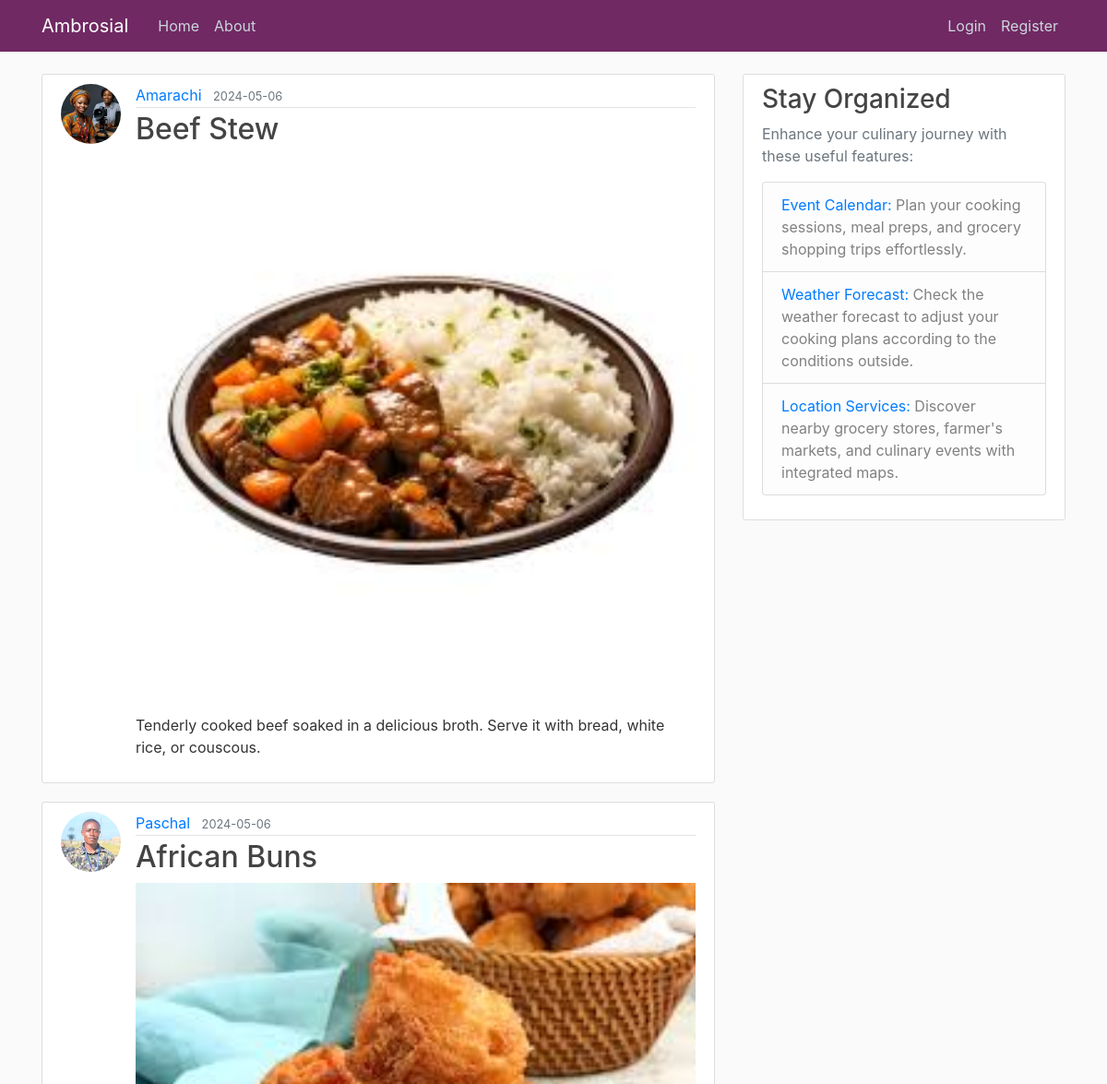
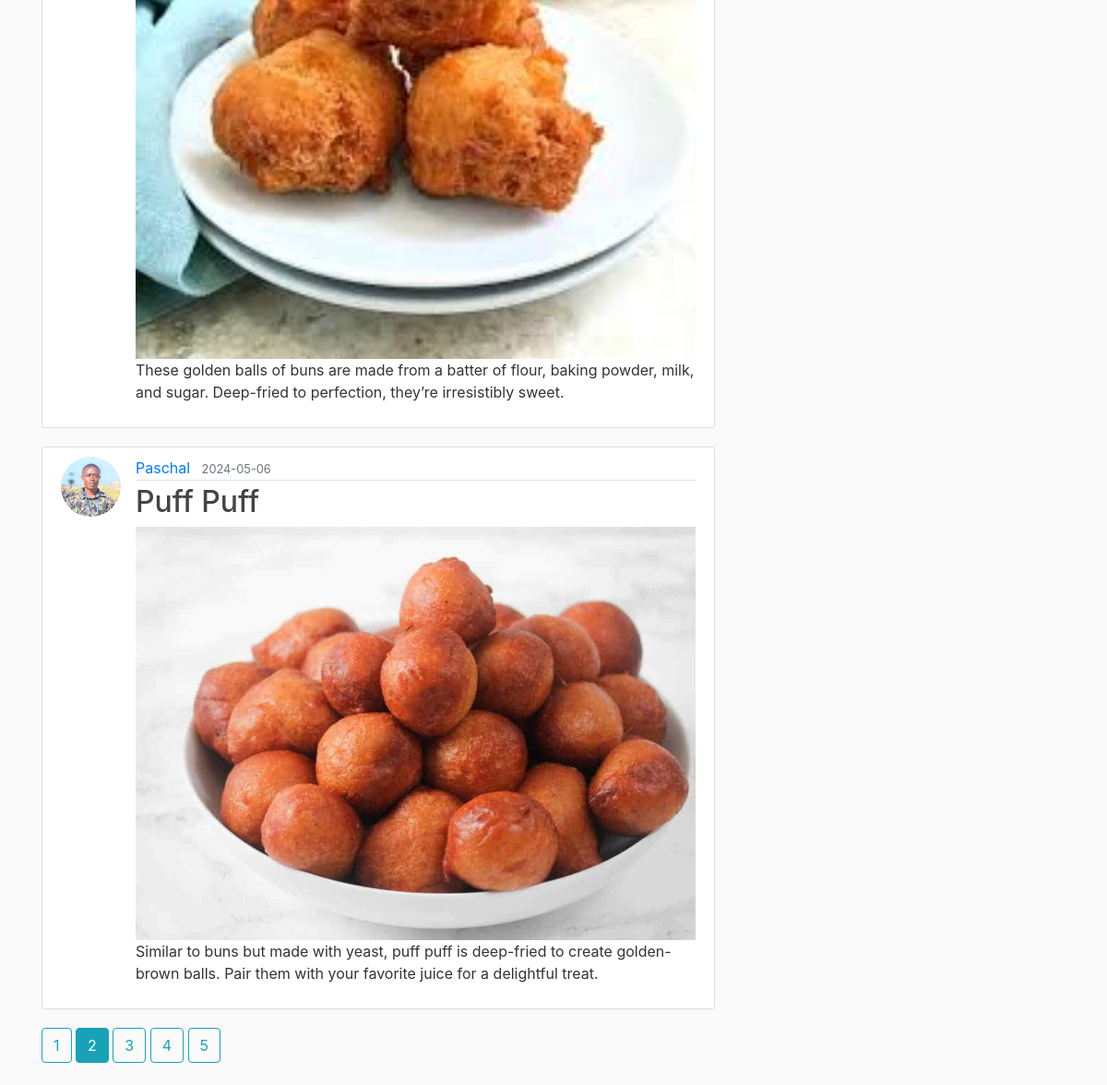
The page /home?page=2 on the database its author committed (2 pictures, top to bottom).
### flask_ambrosial/models.py (models this page shows, shortened)
class Post(db.Model):
    id = db.Column(db.Integer, primary_key=True)
    title = db.Column(db.String(100), nullable=False)
    date_posted = db.Column(db.DateTime,
                            nullable=False,
                            default=datetime.now(timezone.utc))
    content = db.Column(db.Text, nullable=False)
    user_id = db.Column(db.Integer, db.ForeignKey('user.id'), nullable=False)
    image_filename = db.Column(db.String(100), nullable=False)

class User(db.Model, UserMixin):
    id = db.Column(db.Integer, primary_key=True)
    username = db.Column(db.String(20), unique=True, nullable=False)
    email = db.Column(db.String(120), unique=True, nullable=False)
    image_file = db.Column(db.String(20),
                           nullable=False, default='default.jpg')
    password = db.Column(db.String(60), nullable=False)
    """ Relationship with Post model, one-to-many
    relationship (one user can have multiple posts) """
    posts = db.relationship('Post', backref='author', lazy=True)

### flask_ambrosial/main/routes.py (the view)
@main.route("/")
@main.route("/home")
def home():
    page = request.args.get('page', 1, type=int)
    posts = Post.query.order_by(Post.date_posted.desc()).paginate(page=page, per_page=3)
    image_files = [url_for('static', filename='post_pics/' + post.image_filename) for post in posts.items]
    return render_template('home.html', posts=posts, image_files=image_files)

### flask_ambrosial/templates/home.html
{% extends "layout.html" %}
{% block content %}
    {% for post in posts.items %}
        <article class="media content-section">
            <img class="rounded-circle article-img" src="{{ url_for('static', filename='profile_pics/' + post.author.image_file) }}">
            <div class="media-body">
                <div class="article-metadata">
                    <a class="mr-2" href="{{ url_for('users.user_posts', username=post.author.username) }}">{{ post.author.username }}</a>
                    <small class="text-muted">{{ post.date_posted.strftime('%Y-%m-%d') }}</small>
                </div>
                <h2><a class="article-title" href="{{ url_for('posts.post', post_id=post.id) }}">{{ post.title }}</a></h2>
                {% if post.image_filename %}
                    <img src="{{ url_for('static', filename='post_pics/' + post.image_filename) }}" alt="{{ post.title }}" style="width:100%; border:none;">
                {% endif %}
                <p class="article-content">{{ post.content }}</p>
            </div>
        </article>
    {% endfor %}
    {% for page_num in posts.iter_pages(left_edge=1, right_edge=1, left_current=1, right_current=2) %}
        {% if page_num %}
            {% if posts.page == page_num %}
                <a class="btn btn-info mb-4" href="{{ url_for('main.home', page=page_num) }}">{{ page_num }}</a>
            {% else %}
                <a class="btn btn-outline-info mb-4" href="{{ url_for('main.home', page=page_num) }}">{{ page_num }}</a>
            {% endif %}
        {% endif %}
    {% endfor %}
{% endblock content %}

### flask_ambrosial/templates/layout.html (shortened to what this page needs)
<!DOCTYPE html>
<html>
<head>
    <link rel="stylesheet" href="https://maxcdn.bootstrapcdn.com/bootstrap/4.0.0/css/bootstrap.min.css">
    <link rel="stylesheet" type="text/css" href="{{ url_for('static', filename='main.css') }}">
</head>
<body>
    <header class="site-header">
      <nav class="navbar navbar-expand-md navbar-dark bg-steel fixed-top">
        <div class="container">
          <a class="navbar-brand mr-4" href="/">Ambrosial</a>
          <div class="collapse navbar-collapse" id="navbarToggle">
            <div class="navbar-nav mr-auto">
              <a class="nav-item nav-link" href="{{ url_for('main.home') }}">Home</a>
              <a class="nav-item nav-link" href="{{ url_for('main.about') }}">About</a>
            </div>
            <div class="navbar-nav">
              {% if current_user.is_authenticated %}
                <a class="nav-item nav-link" href="{{ url_for('posts.new_post') }}">New Post</a>
                <a class="nav-item nav-link" href="{{ url_for('users.account') }}">Account</a>
                <a class="nav-item nav-link" href="{{ url_for('users.logout') }}">Logout</a>
              {% else %}
                <a class="nav-item nav-link" href="{{ url_for('users.login') }}">Login</a>
                <a class="nav-item nav-link" href="{{ url_for('users.register') }}">Register</a>
              {% endif %}
            </div>
          </div>
        </div>
      </nav>
    </header>
    <main role="main" class="container">
      <div class="row">
        <div class="col-md-8">
          {% block content %}{% endblock %}
        </div>
        <div class="col-md-4">
          <div class="content-section">
            <h3>Stay Organized</h3>
            <p class='text-muted'>Enhance your culinary journey with these useful features:
              <ul class="list-group">
                <li class="list-group-item list-group-item-light">
                    <a href="#" id="event-calendar-link">Event Calendar:</a> Plan your cooking sessions, meal preps, and grocery shopping trips effortlessly.
                </li>
                <li class="list-group-item list-group-item-light">
                    <a href="#" id="weather-forecast-link">Weather Forecast:</a> Check the weather forecast to adjust your cooking plans according to the conditions outside.
                </li>
                <li class="list-group-item list-group-item-light">
                    <a href="#" id="location-services-link">Location Services:</a> Discover nearby grocery stores, farmer's markets, and culinary events with integrated maps.
                </li>
              </ul>
            </p>
          </div>
        </div>
      </div>
    </main>
</body>
</html>

### flask_ambrosial/static/main.css (style rules this page uses)
body { background: #fafafa; color: #333333; margin-top: 5rem; }
h1, h2, h3, h4, h5, h6 { color: #444444; }
.bg-steel { background-color: #702963; }
.site-header .navbar-nav .nav-link { color: #cbd5db; }
.content-section { background: #ffffff; padding: 10px 20px; border: 1px solid #dddddd; border-radius: 3px; margin-bottom: 20px; }
.article-title { color: #444444; }
.article-content { white-space: pre-line; }
.article-img { height: 65px; width: 65px; margin-right: 16px; }
.article-metadata { padding-bottom: 1px; margin-bottom: 4px; border-bottom: 1px solid #e3e3e3; }

### rows shown on the page
Post: image_file (picture), author.username "Amarachi", date_posted "2024-05-06", title "Beef Stew", image_filename (picture), content "Tenderly cooked beef soaked in a delicious broth. Serve it with bread, white rice, or couscous."
Post: image_file (picture), author.username "Paschal", date_posted "2024-05-06", title "African Buns", image_filename (picture), content "These golden balls of buns are made from a batter of flour, baking powder, milk, and sugar. Deep-fried to perfection, they’re irresistibly sweet."
Post: image_file (picture), author.username "Paschal", date_posted "2024-05-06", title "Puff Puff", image_filename (picture), content "Similar to buns but made with yeast, puff puff is deep-fried to create golden-brown balls. Pair them with your favorite juice for a delightful treat."

### other values the page prints
{{ page_num }} "1" "3" "4" "5"
{{ page_num }} "2"
